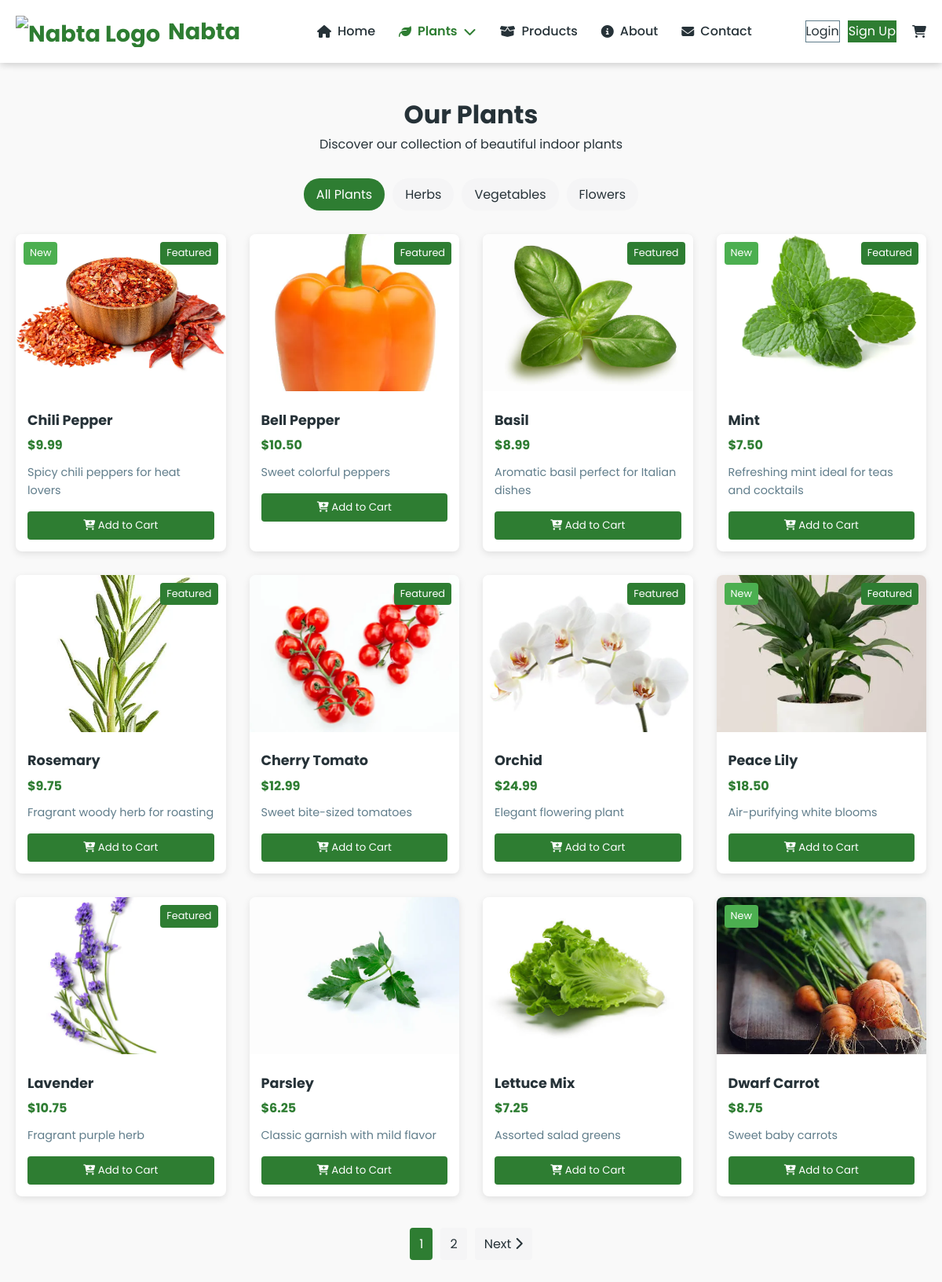
/pages/plants.php, run on the app's committed database.
### tables this page shows
CREATE TABLE `plants` (
  `id` int(11) NOT NULL,
  `name` varchar(100) NOT NULL,
  `price` decimal(10,2) NOT NULL,
  `image_url` varchar(255) NOT NULL,
  `short_description` text NOT NULL,
  `long_description` text DEFAULT NULL,
  `category` enum('herbs','vegetables','flowers') NOT NULL,
  `is_featured` tinyint(1) DEFAULT 0,
  `is_new` tinyint(1) DEFAULT 0,
  `active` tinyint(1) DEFAULT 1,
  `date_added` timestamp NOT NULL DEFAULT current_timestamp()
);

### pages/plants.php (the view, shortened to what this page needs)
<?php
require_once '../config/init.php';
$category = isset($_GET['category']) ? strtolower($_GET['category']) : null;
$per_page = 12;
$current_page = max(1, isset($_GET['page']) ? (int)$_GET['page'] : 1);
$offset = ($current_page - 1) * $per_page;
$plants = [];
$total_plants = 0;
$error = '';
try {
    $query = "SELECT * FROM plants WHERE active = 1";
    $count_query = "SELECT COUNT(*) FROM plants WHERE active = 1";
    $query .= " ORDER BY is_featured DESC, date_added DESC LIMIT :limit OFFSET :offset";
    $stmt = $pdo->prepare($count_query);
    $stmt->execute();
    $total_plants = $stmt->fetchColumn();
    $stmt = $pdo->prepare($query);
    $stmt->bindValue(':limit', $per_page, PDO::PARAM_INT);
    $stmt->bindValue(':offset', $offset, PDO::PARAM_INT);
    $stmt->execute();
    $plants = $stmt->fetchAll();
} catch (PDOException $e) {
    error_log("Plants page error: " . $e->getMessage());
    $error = "We're having trouble loading plants. Please try again later.";
}
$page_title = "Our Plants" . ($category ? " - " . ucfirst($category) : "");
include '../includes/header.php';
?>
<!DOCTYPE html>
<html lang="en">
<head>
    <?php include '../includes/header.php'; ?>
</head>
<body>
    <div class="plants-container">
        <div class="page-header">
            <h1><?= htmlspecialchars($page_title) ?></h1>
            <p>Discover our collection of beautiful indoor plants</p>
        </div>
        <?php if ($error): ?>
            <div class="error-message">
                <i class="fas fa-exclamation-circle"></i> <?= $error ?>
            </div>
        <?php else: ?>
            <div class="category-filters">
                <a href="plants.php" class="category-btn <?= !$category ? 'active' : '' ?>">All Plants</a>
                <a href="plants.php?category=herbs" class="category-btn <?= $category === 'herbs' ? 'active' : '' ?>">Herbs</a>
                <a href="plants.php?category=vegetables" class="category-btn <?= $category === 'vegetables' ? 'active' : '' ?>">Vegetables</a>
                <a href="plants.php?category=flowers" class="category-btn <?= $category === 'flowers' ? 'active' : '' ?>">Flowers</a>
            </div>
            <div class="plants-grid">
    <?php foreach ($plants as $plant): ?>
    <div class="plant-card">
        <div style="position: relative;">
            <img src="<?= htmlspecialchars($plant['image_url']) ?>"
                 alt="<?= htmlspecialchars($plant['name']) ?>"
                 class="plant-image">
            <?php if ($plant['is_featured']): ?>
                <span class="plant-badge">Featured</span>
            <?php endif; ?>
            <?php if ($plant['is_new']): ?>
                <span class="plant-badge" style="right: auto; left: 10px; background: var(--primary-light);">New</span>
            <?php endif; ?>
        </div>
        <div class="plant-info">
            <h3 class="plant-name"><?= htmlspecialchars($plant['name']) ?></h3>
            <div class="plant-price">$<?= number_format($plant['price'], 2) ?></div>
            <p class="plant-desc"><?= htmlspecialchars($plant['short_description']) ?></p>
            <button class="add-to-cart" data-plant-id="<?= $plant['id'] ?>">
                <i class="fas fa-cart-plus"></i> Add to Cart
            </button>
        </div>
    </div>
    <?php endforeach; ?>
</div>
            <?php if ($total_plants > $per_page): ?>
            <div class="pagination">
                <?php
                $total_pages = ceil($total_plants / $per_page);
                $start_page = max(1, $current_page - 2);
                $end_page = min($total_pages, $current_page + 2);
                for ($i = $start_page; $i <= $end_page; $i++): ?>
                    <a href="plants.php?<?= http_build_query(['category' => $category, 'page' => $i]) ?>"
                       class="<?= $i === $current_page ? 'active' : '' ?>">
                        <?= $i ?>
                    </a>
                <?php endfor; ?>
                <?php if ($current_page < $total_pages): ?>
                    <a href="plants.php?<?= http_build_query(['category' => $category, 'page' => $current_page + 1]) ?>">
                        Next <i class="fas fa-chevron-right"></i>
                    </a>
                <?php endif; ?>
            </div>
            <?php endif; ?>
        <?php endif; ?>
    </div>
</body>
</html>

### includes/header.php (style rules this page uses)
:root { --primary: #2e7d32; --primary-light: #4CAF50; --primary-dark: #1b5e20; --secondary: #263238; --light: #f5f5f6; --gray: #607d8b; --white: #ffffff; --danger: #d32f2f; --warning: #ffa000; --info: #0288d1; }
* { margin: 0; padding: 0; box-sizing: border-box; font-family: 'Poppins', 'Segoe UI', Tahoma, Geneva, Verdana, sans-serif; }
body { padding-top: 80px; line-height: 1.6; color: var(--secondary); background-color: #f9f9f9; }
a { text-decoration: none; color: inherit; transition: all 0.3s ease; }

### pages/plants.php (style rules this page uses)
:root { --primary: #2e7d32; --primary-light: #4CAF50; --primary-dark: #1b5e20; --secondary: #263238; --light: #f5f5f6; --gray: #607d8b; --white: #ffffff; }
.plants-container { max-width: 1200px; margin: 40px auto; padding: 0 20px; }
.page-header { margin-bottom: 30px; text-align: center; }
.category-filters { display: flex; justify-content: center; gap: 10px; margin-bottom: 30px; flex-wrap: wrap; }
.category-btn { padding: 8px 16px; border-radius: 20px; background: var(--light); color: var(--secondary); text-decoration: none; transition: all 0.3s; }
.category-btn:hover, .category-btn.active { background: var(--primary); color: var(--white); }
.plants-grid { display: grid; grid-template-columns: repeat(auto-fill, minmax(250px, 1fr)); gap: 30px; margin-bottom: 40px; }
.plant-card { background: var(--white); border-radius: 8px; overflow: hidden; box-shadow: 0 3px 10px rgba(0,0,0,0.1); transition: transform 0.3s; }
.plant-image { width: 100%; height: 200px; object-fit: cover; }
.plant-badge { position: absolute; top: 10px; right: 10px; background: var(--primary); color: white; padding: 4px 8px; border-radius: 4px; font-size: 0.8rem; }
.plant-info { padding: 15px; }
.plant-name { margin: 0 0 5px; font-size: 1.1rem; color: var(--secondary); }
.plant-price { font-weight: bold; color: var(--primary); margin-bottom: 10px; }
.plant-desc { color: var(--gray); font-size: 0.9rem; margin-bottom: 15px; }
.add-to-cart { display: block; width: 100%; padding: 8px; background: var(--primary); color: white; border: none; border-radius: 4px; cursor: pointer; transition: background 0.3s; }
.pagination { display: flex; justify-content: center; gap: 10px; margin-top: 30px; }
.pagination a { padding: 8px 12px; border-radius: 4px; background: var(--light); color: var(--secondary); text-decoration: none; }
.pagination a.active { background: var(--primary); color: white; }

### data on the page
plants: image_url (picture), is_featured "Featured", is_new "New", name "Chili Pepper", price "9.99", short_description "Spicy chili peppers for heat lovers"
plants: image_url (picture), is_featured "Featured", name "Bell Pepper", price "10.50", short_description "Sweet colorful peppers"
plants: image_url (picture), is_featured "Featured", name "Basil", price "8.99", short_description "Aromatic basil perfect for Italian dishes"
plants: image_url (picture), is_featured "Featured", is_new "New", name "Mint", price "7.50", short_description "Refreshing mint ideal for teas and cocktails"
plants: image_url (picture), is_featured "Featured", name "Rosemary", price "9.75", short_description "Fragrant woody herb for roasting"
plants: image_url (picture), is_featured "Featured", name "Cherry Tomato", price "12.99", short_description "Sweet bite-sized tomatoes"
plants: image_url (picture), is_featured "Featured", name "Orchid", price "24.99", short_description "Elegant flowering plant"
plants: image_url (picture), is_featured "Featured", is_new "New", name "Peace Lily", price "18.50", short_description "Air-purifying white blooms"
plants: image_url (picture), is_featured "Featured", name "Lavender", price "10.75", short_description "Fragrant purple herb"
plants: image_url (picture), name "Parsley", price "6.25", short_description "Classic garnish with mild flavor"
plants: image_url (picture), name "Lettuce Mix", price "7.25", short_description "Assorted salad greens"
plants: image_url (picture), is_new "New", name "Dwarf Carrot", price "8.75", short_description "Sweet baby carrots"

### other printed values
$page_title "Our Plants"
